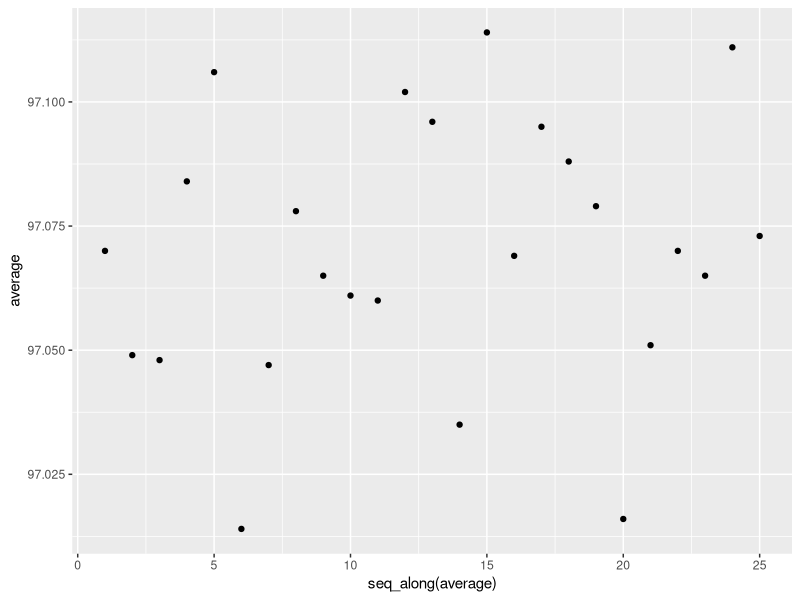
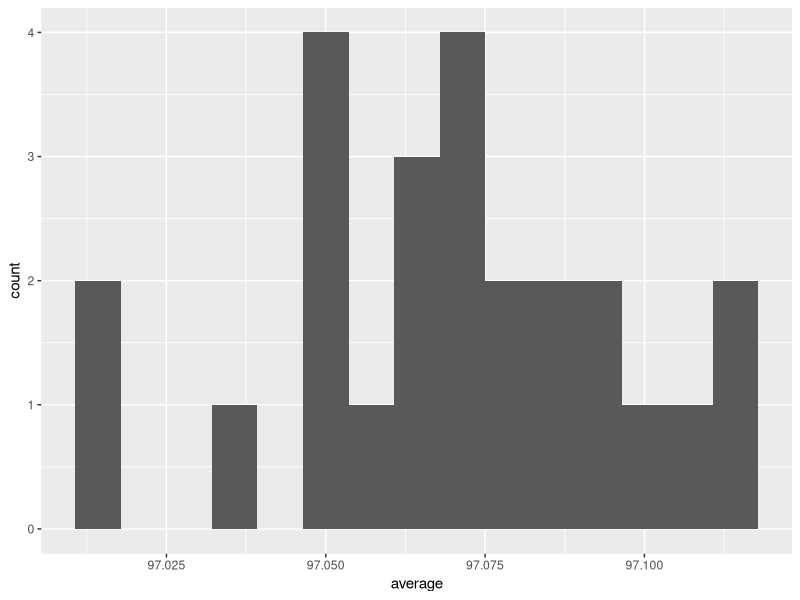
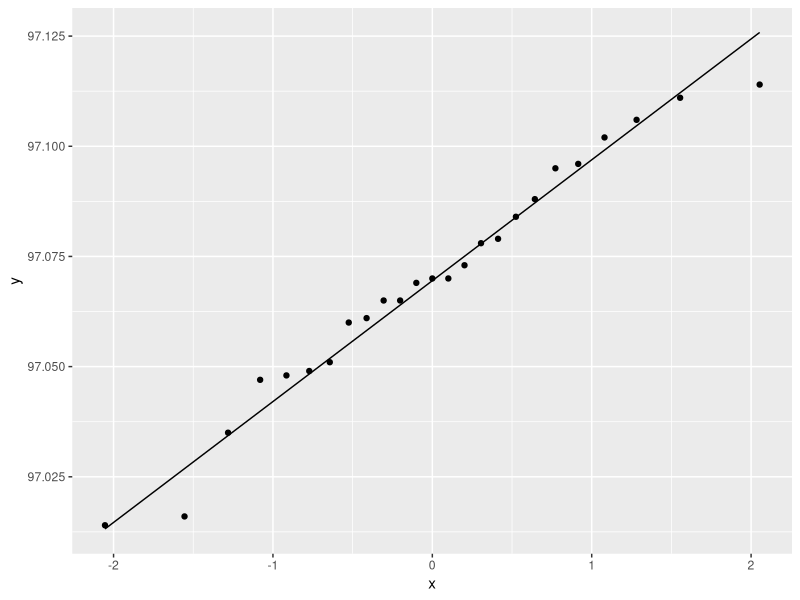
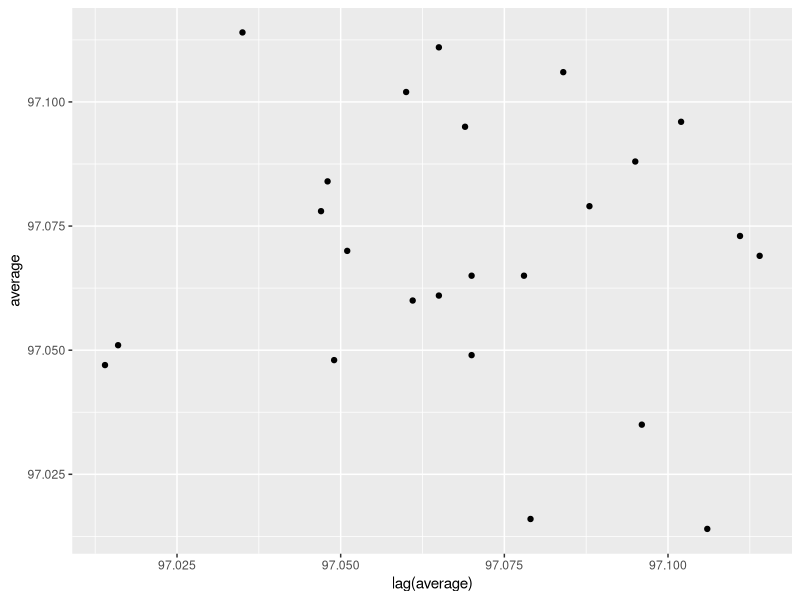
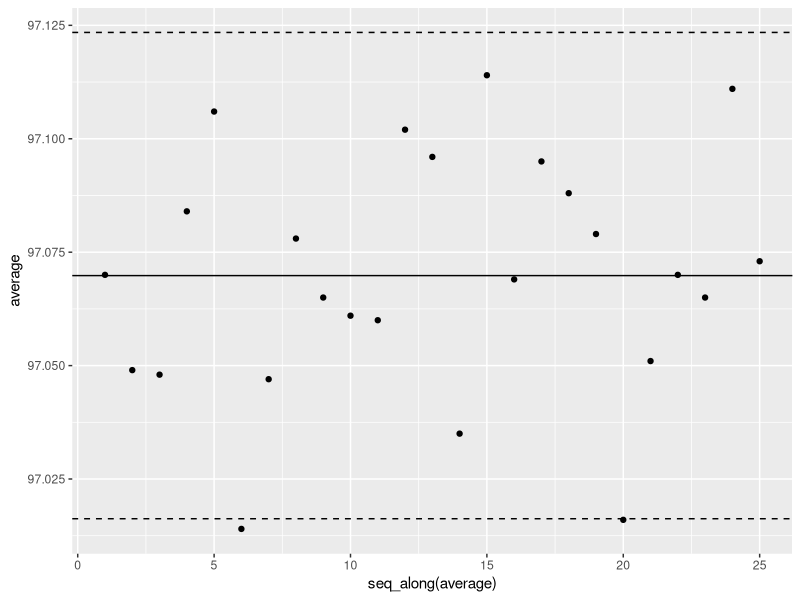
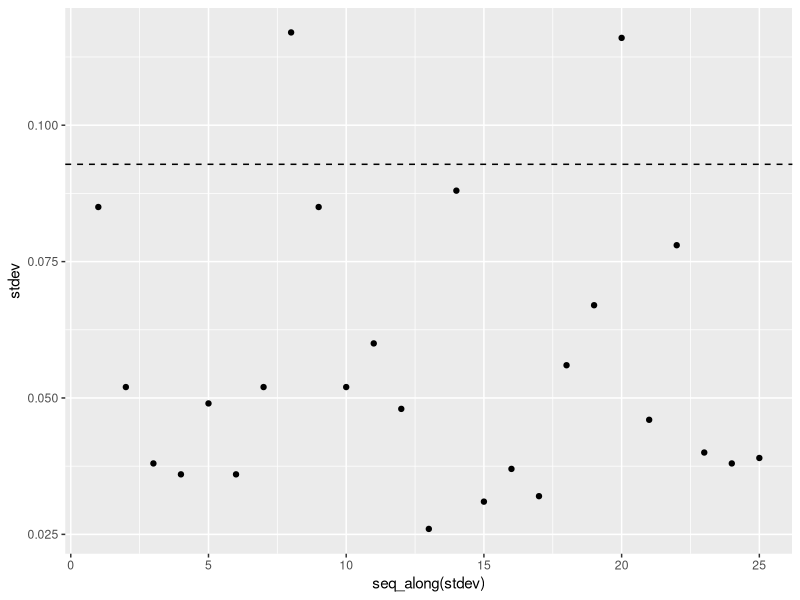

Source code (R) for these figures, in order:
## ---- chunk 1
library(tidyverse)
library(readr)
## ---- chunk 2
mpc62_clean<-read_csv("data/mpc62_clean.csv")
mpc62_clean
## ---- chunk 3
mpc62<-read_table("data/MPC62.DAT", col_names=FALSE, skip=14)
## ---- chunk 4
ggplot(data=mpc62_clean)+
  geom_point( mapping=aes(x=seq_along(average), y=average))
## ---- chunk 5
measured_mean_days<-mean(mpc62_clean$average)
measured_std_l2<-sd(mpc62_clean$average)
measured_std_pooled <-sqrt(mean(mpc62_clean$stdev^2))
## ---- chunk 6

ggplot(data=mpc62_clean)+
  geom_histogram(mapping=aes(x=average), bins=15)
## ---- chunk 7
ggplot(data=mpc62_clean)+
  geom_qq(mapping=aes(sample=average))+
  geom_qq_line(mapping=aes(sample=average))
## ---- chunk 8
ggplot(data=mpc62_clean)+
  geom_point(mapping=aes(x=lag(average) , y=average))
## ---- chunk 9
ggplot(data=mpc62_clean)+
  geom_point(mapping=aes(x=seq_along(average), y=average))+
  geom_hline(yintercept=measured_mean_days)+
  geom_hline(yintercept=measured_mean_days+2*measured_std_l2,  linetype='dashed')+
  geom_hline(yintercept=measured_mean_days-2*measured_std_l2, linetype='dashed')
## ---- chunk 10
k<-2
t_critical<-qt(.975, 24)
f_critical<- qf(0.95, 5, 125)
## ---- chunk 11
ggplot(data=mpc62_clean)+
  geom_point(mapping=aes(x=seq_along(stdev), y=stdev))+
  geom_hline(yintercept=measured_std_pooled*sqrt(f_critical), linetype= 'dashed')
